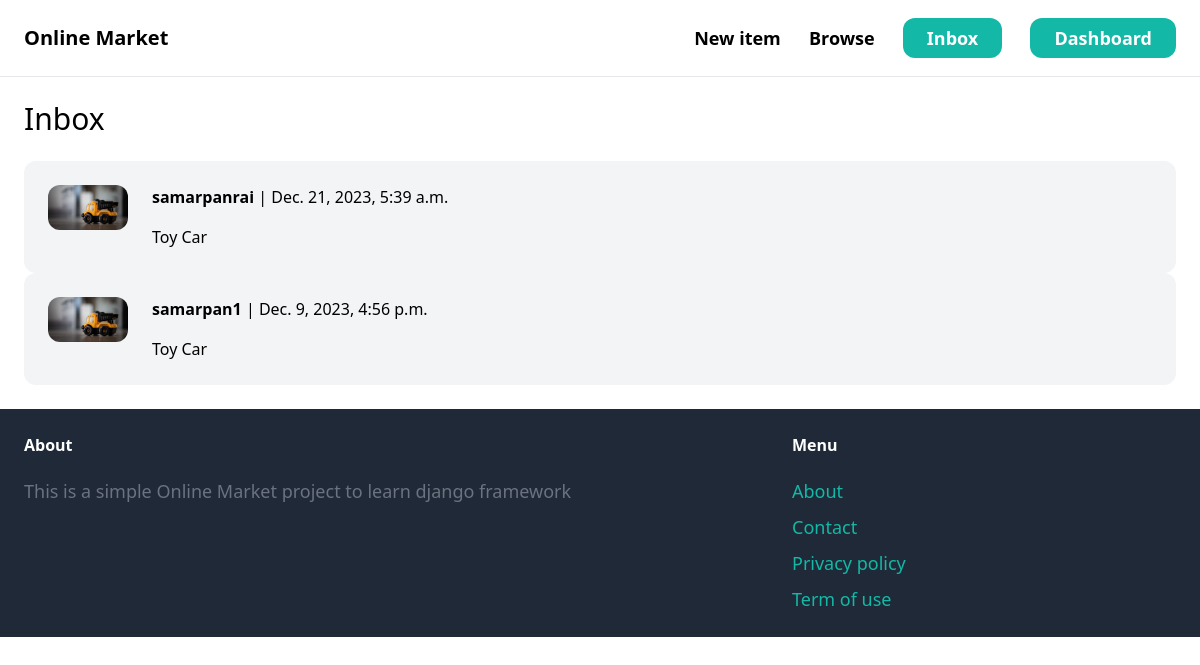
Screenshot of /inbox/ (signed in) with the database file from the repository.
### conversation/models.py (models this page shows)
class Conversation(models.Model):
    item = models.ForeignKey(Item, related_name='conversations', on_delete=models.CASCADE)
    members = models.ManyToManyField(User, related_name='conversations')
    created_at = models.DateTimeField(auto_now_add=True)
    modified_at = models.DateTimeField(auto_now=True)
    class Meta:
        ordering = ('-modified_at',)

### item/models.py (models this page shows, shortened)
class Item(models.Model):
    category = models.ForeignKey(Category, related_name='items', on_delete=models.CASCADE)
    name = models.CharField(max_length=255)
    description = models.TextField(blank=True, null=True)
    price = models.FloatField()
    image = models.ImageField(upload_to='item_images',blank=True,null=True)
    is_sold = models.BooleanField(default=False)
    created_by = models.ForeignKey(User,related_name='items', on_delete=models.CASCADE)
    created_at = models.DateTimeField(auto_now_add=True)

### conversation/views.py (the view)
# urls.py: path('', views.inbox, name='inbox'),
@login_required
def inbox(request):
    conversations = Conversation.objects.filter(members__in=[request.user.id])
    return render(request, 'conversation/inbox.html', {
        'conversations': conversations   #we use key to access values models or datas
    })

### conversation/templates/conversation/inbox.html (shortened to what this page needs)
{% extends 'core/base.html' %}
{% block content %}
<h1 class="mb-6 text-3xl">Inbox</h1>
<div class="space-y-6">
    {% for conversation in conversations %}
        <a href="{% url 'conversation:detail' conversation.id %}">
            <div class="p-6 flex bg-gray-100 rounded-xl">
                <div class="pr-6">
                    <img src="{{ conversation.item.image.url }}" class="w-20 rounded-xl">
                </div>
                <div>
                    {% for member in conversation.members.all %}
                        {% if member != request.user %}
                            <p class="mb-4"><strong>{{ member.username }}</strong> | {{ conversation.modified_at }}</p>
                            <p>{{ conversation.item.name }}</p>
                        {% endif %}
                    {% endfor %}
                </div>
            </div>
        </a>
    {% endfor %}
</div>
{% endblock %}

### rows the page displays
Conversation: item.image (picture), modified_at "Dec. 21, 2023, 5:39 a.m.", item.name "Toy Car"
Conversation: item.image (picture), modified_at "Dec. 9, 2023, 4:56 p.m.", item.name "Toy Car"

### other values shown
{{ member.username }} "samarpanrai"
{{ member.username }} "samarpan1"
